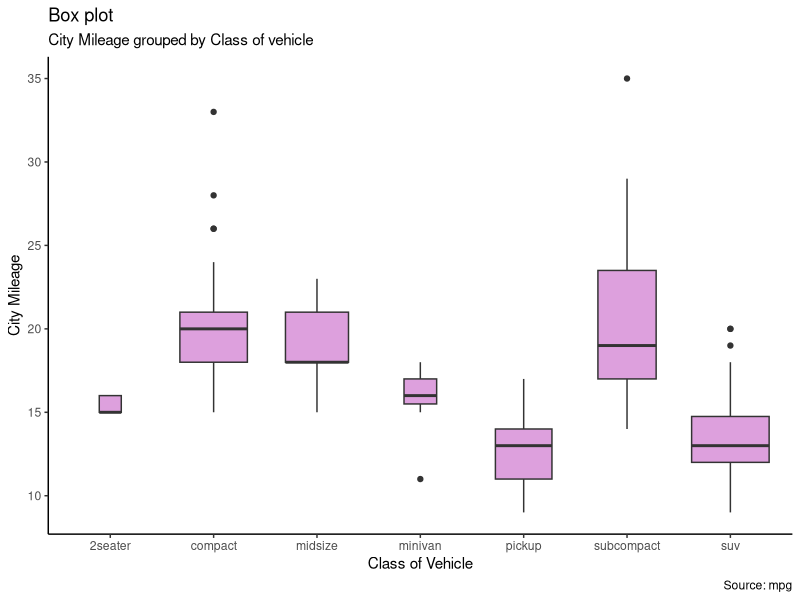
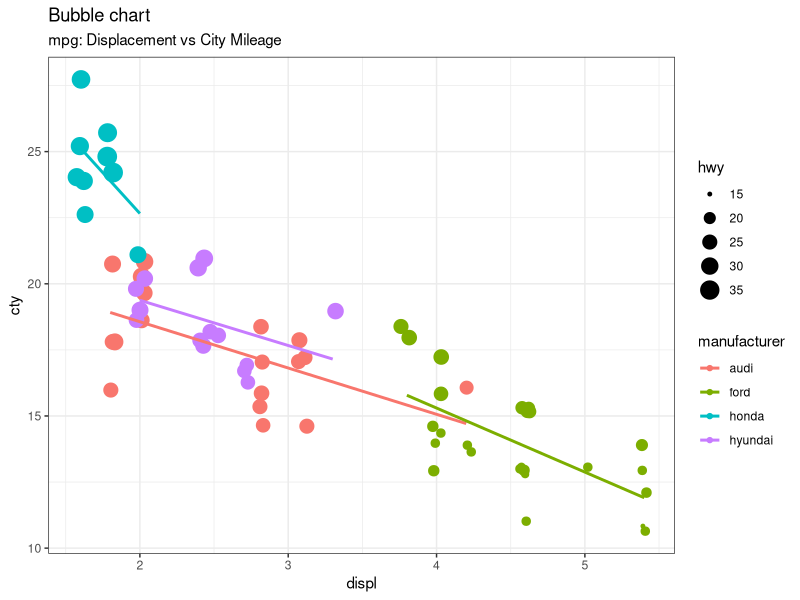
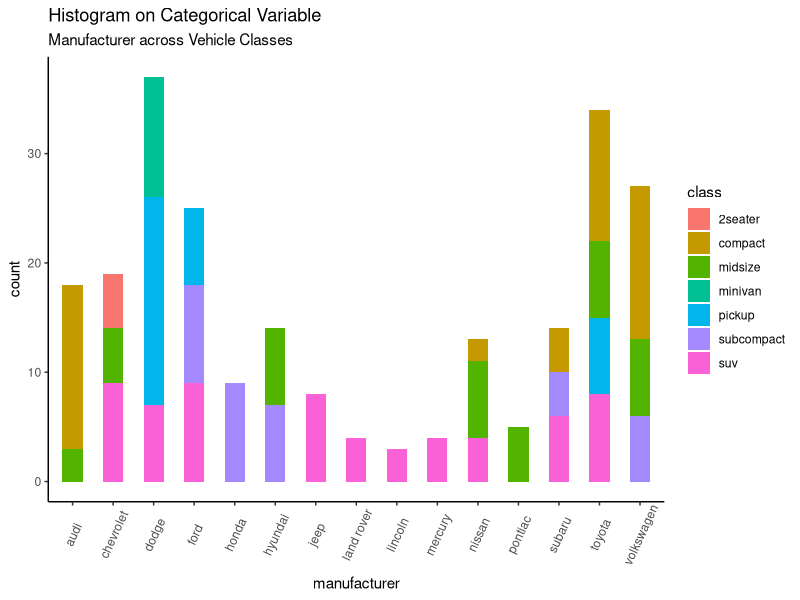

Recreate these plots in R, in order.
## ---- chunk 1
    emp.data <- data.frame(
       emp_id = c (1:5), 
       emp_name = c("Rick","Dan","Michelle","Ryan","Gary"),
       salary = c(623.3,515.2,611.0,729.0,843.25), 
       
       start_date = as.Date(c("2012-01-01", "2013-09-23", "2014-11-15", "2014-05-11",
          "2015-03-27")),
       stringsAsFactors = FALSE
    )
    # Print the data frame.			
    print(emp.data) 
## ---- chunk 2
library(ggplot2)
theme_set(theme_classic())

# Plot
g <- ggplot(mpg, aes(class, cty))
g + geom_boxplot(varwidth=T, fill="plum") + 
    labs(title="Box plot", 
         subtitle="City Mileage grouped by Class of vehicle",
         caption="Source: mpg",
         x="Class of Vehicle",
         y="City Mileage")
## ---- chunk 3
# load package and data
library(ggplot2)
data(mpg, package="ggplot2")
# mpg <- read.csv("http://goo.gl/uEeRGu")

mpg_select <- mpg[mpg$manufacturer %in% c("audi", "ford", "honda", "hyundai"), ]

# Scatterplot
theme_set(theme_bw())  # pre-set the bw theme.
g <- ggplot(mpg_select, aes(displ, cty)) + 
  labs(subtitle="mpg: Displacement vs City Mileage",
       title="Bubble chart")

g + geom_jitter(aes(col=manufacturer, size=hwy)) + 
  geom_smooth(aes(col=manufacturer), method="lm", se=F)
## ---- chunk 4
library(ggplot2)
theme_set(theme_classic())

# Histogram on a Categorical variable
g <- ggplot(mpg, aes(manufacturer))
g + geom_bar(aes(fill=class), width = 0.5) + 
  theme(axis.text.x = element_text(angle=65, vjust=0.6)) + 
  labs(title="Histogram on Categorical Variable", 
       subtitle="Manufacturer across Vehicle Classes") 
## ---- chunk 5
#Create the mode function

getmode <- function(v) {
   uniqv <- unique(v)
   uniqv[which.max(tabulate(match(v, uniqv)))]
}

# Create the vector with numbers.
v <- c(2,1,2,3,1,2,3,4,1,5,5,3,2,3)

# Calculate the mode using the user function.
result <- getmode(v)
print(result)

# Create the vector with characters.
charv <- c("o","it","the","it","it")

# Calculate the mode using the user function.
result <- getmode(charv)
print(result)
